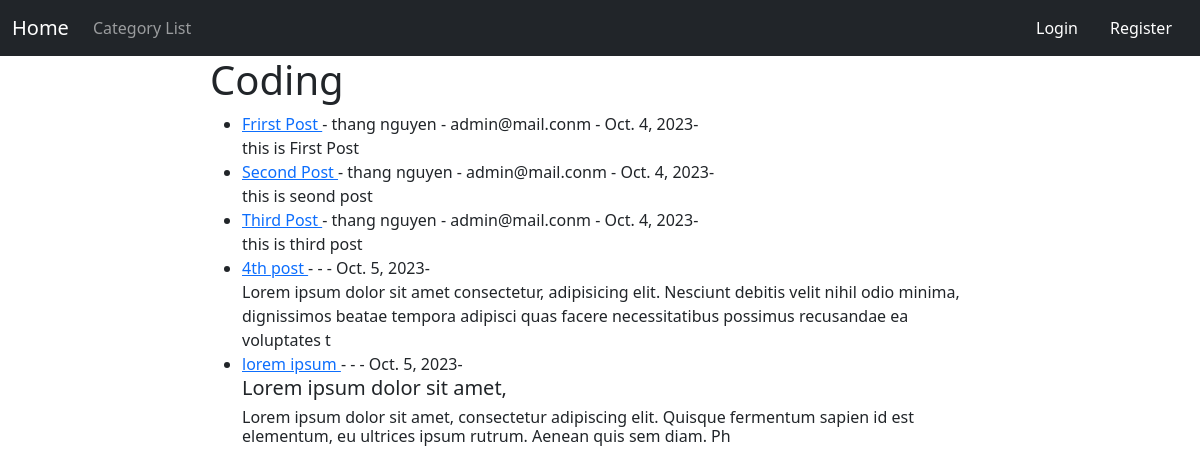
The page /category/coding/ on the database as committed earlier.
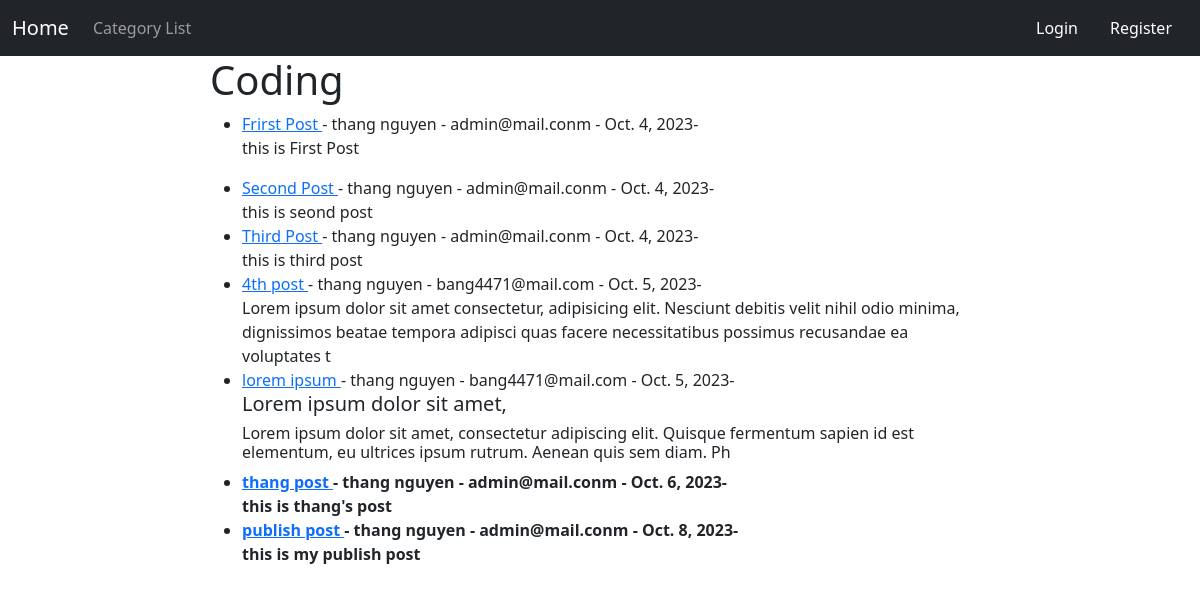
The same page on the database as committed later.
### blog/models.py (models this page shows, shortened)
class Post(models.Model):
    title = models.CharField(max_length=264)
    author = models.ForeignKey(User,on_delete=models.CASCADE)
    body = RichTextField(blank=True,null=True)
    post_date = models.DateField(auto_now_add=True)
    category = models.CharField(max_length=264,default='coding')
    snippet = models.CharField(max_length=264)
    likes = models.ManyToManyField(User,related_name='blog_posts')
    is_published = models.BooleanField(default=False)

### blog/views.py (the view)
# urls.py: path('category/<str:cats>/',CategoryView,name = 'category'),
def CategoryView(request,cats):
    category_post =Post.objects.filter(category = cats.replace('-',' '))
    return render(request,'categories.html',{'cats':cats.title().replace('-',' '),'category_post':category_post})

### templates/categories.html (shortened to what this page needs)
{% extends 'base.html' %}
{% block content %}
{% if category_post %}
  <h1>{{ cats }}</h1>
  <ul>
    {% for post in category_post %}
    <li>
      <a href="{% url 'article_details' post.pk %}">{{ post.title }} </a>
      - {{ post.author.first_name }}
      {{ post.author.last_name }} - {{ post.author.email }} - {{ post.post_date }}-
      <br />
      {{ post.body | slice:"200" | safe}}
    </li>
    {% endfor %}
  </ul>
{% else %}
<h1>This page is not exist.....(or this category is empty page)</h1>
{% endif %}
{% endblock %}

### templates/base.html (shortened to what this page needs)
<!DOCTYPE html>
<html lang="en">
  <head>
    <link
      href="https://cdn.jsdelivr.net/npm/bootstrap@5.0.2/dist/css/bootstrap.min.css"
      rel="stylesheet"
    />
  </head>
  <body>
    <nav class="navbar navbar-expand-lg navbar-dark bg-dark">
      <div class="container-fluid">
        <a class="navbar-brand" href="{% url 'index' %}">Home</a>
        <div class="collapse navbar-collapse justify-content-between" id="navbarNavAltMarkup">
          <div class="navbar-nav">
            {% if cat_menu %}
            <li class="nav-item dropdown">
              <a
                class="nav-link dropdown-toggle"
                href="#"
                id="navbarDropdown"
                role="button"
                data-bs-toggle="dropdown"
                aria-haspopup="true"
                aria-expanded="false"
              >
                Categories
              </a>
              <ul class="dropdown-menu" aria-labelledby="navbarDropdown">
                {% for item in cat_menu %}
                <li>
                  <a class="dropdown-item" href="{%  url 'category' item|slugify %}">
                    {{ item }}
                  </a>
                </li>
                {% endfor %}
              </ul>
            </li>
            {% else %}
            <a class="nav-link" href="{% url 'category-list' %}">Category List</a>
            {% endif %}
          </div>
        </div>
        <div class="user-info user-info-right">
          {% if user.is_authenticated %}
          <div class="dropdown">
            <button class="btn btn-user-info dropdown-toggle" type="button" data-bs-toggle="dropdown" aria-expanded="false">
              {{ user.username }}
            </button>
            <ul class="dropdown-menu">
              <li><a class="dropdown-item" href="{% url 'password_change' %}">Change Password</a></li>
              <li><a class="dropdown-item" href="{% url 'logout' %}">Logout</a></li>
            </ul>
          </div>
          {% else %}
          <li class="nav">
            <a class="nav-link" href="{% url 'login' %}">Login</a>
            <a class="nav-link" href="{% url 'register' %}">Register</a>
          </li>
          {% endif %}
        </div>
      </div>
    </nav>
    <div class="d-flex justify-content-between">
      <div class="main-content">
        {% block content %} {% endblock %}
      </div>
    </div>
  </body>
</html>

### templates/base.html (style rules this page uses)
.dropdown .btn, .nav .nav-link { box-shadow: none; color: #ffffff; }
.user-info-right { display: none; }
.main-content { width: 65%; }
@media screen and (min-width: 992px) { .user-info-right { display: inline-block; } }

Rows that differ between the two databases and show on the page:
changed through a linked row, Post "4th post": author.first_name (not shown) → "thang"; author.last_name (not shown) → "nguyen"; author.email (not shown) → "bang4471@mail.com"
changed through a linked row, Post "lorem ipsum": author.first_name (not shown) → "thang"; author.last_name (not shown) → "nguyen"; author.email (not shown) → "bang4471@mail.com"
added Post: title "thang post", author.first_name "thang", author.last_name "nguyen", author.email "admin@mail.conm", post_date "Oct. 6, 2023", body "this is thang's post"
added Post: title "publish post", author.first_name "thang", author.last_name "nguyen", author.email "admin@mail.conm", post_date "Oct. 8, 2023", body "this is my publish post"
